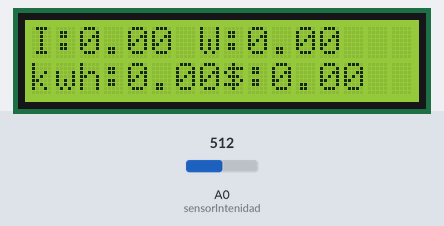
The sketch below on a simulated Arduino Uno, built with avr-gcc and run on an emulated ATmega328P. Shown: 16×2 character LCD. The inputs (shaded band) are chosen by the test bench; at power-on: A0 (sensorIntenidad) = 512.

Above: at 1.2 s.
1.3 s: A0 (sensorIntenidad) set to 490
At 2.3 s:
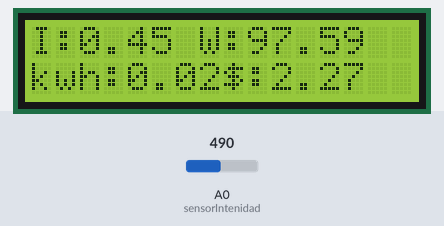
3.9 s: A0 (sensorIntenidad) set to 482
At 4.8 s:
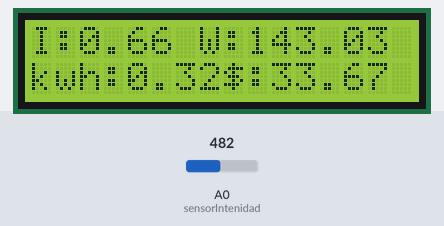
6.9 s: A0 (sensorIntenidad) set to 510
At 7.8 s:
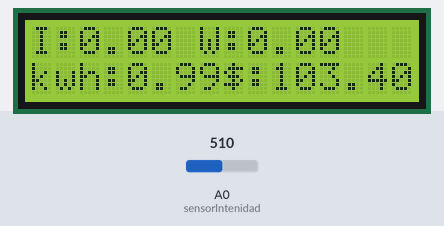
Timing chart, 0 to 9.9 s (numbered marks = the images above; inputs shaded):
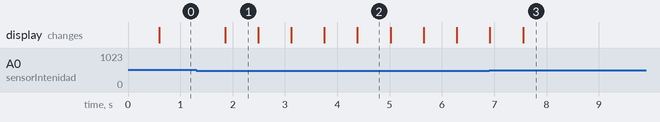

The sketch:

CalculadorCorriente.ino
```cpp
#include <Wire.h>                  // Include Wire library (required for I2C devices)
#include <LiquidCrystal_I2C.h>     // Include LiquidCrystal_I2C library


// definicion de variables
float sensibilidad = 0.066;
float ruido = 0.16;
const int sensorIntenidad = A0;
float valorReposo = 2.50;
float intensidadPico = 0;
float tensiondeRed = 217.0;
const int valorKWH = 104;
float energia = 0;
LiquidCrystal_I2C lcd(0x27, 16, 2);

void setup() {
  Serial.begin(9600);
  // Indicar a la libreria que tenemos conectada una pantalla de 16x2
  lcd.init();                        // Initialize I2C LCD module
  lcd.backlight();
}

void loop() {
  intensidadPico = leerCorriente();
  if(intensidadPico<0 || intensidadPico < 0.01) intensidadPico = 0;
  mostrarValores();
}

float leerCorriente(){
  float valorVoltajeSensor;
  float corriente = 0;
  long tiempo = millis();
  float intensidadMaxima = 0;
  float IntensidadMinima = 0;
  while(millis() - tiempo < 500) // medicion durante 500 milisegundos
  {
    valorVoltajeSensor = analogRead(sensorIntenidad) * (5.0/1023.0);
    corriente = 0.9*corriente+0.1*((valorVoltajeSensor-valorReposo)/sensibilidad);
    if(corriente>intensidadMaxima)intensidadMaxima = corriente;
    if(corriente<IntensidadMinima)IntensidadMinima = corriente;
  }
  return (((intensidadMaxima-IntensidadMinima)/2)-ruido);
}

void mostrarValores(){
  lcd.clear();
  long milisec = millis();  // calcular el tiempo en milisegundos
  long time=milisec/1000; // convertir de milisegundos a segundos
  float Irms = intensidadPico*0.707;
  float potencia =Irms*tensiondeRed; // P=IV watts
  energia = energia + (potencia*time)/(-1*3600*1000);
  lcd.setCursor(0, 0);
  lcd.print("I:");
  lcd.print(Irms);
  lcd.print(" W:");
  lcd.print(potencia);
  lcd.setCursor(0,1);
  lcd.print("kwh:");
  lcd.print(energia);
  lcd.print("$:");
  lcd.print(energia*valorKWH);
  delay(100);
}
```

Measured:
- after the input at 1.3 s, the display: changes after 0.56 s (image 1)
- what the display in image 1 shows lasts 0.6 s, from 1.9 s to 2.5 s
